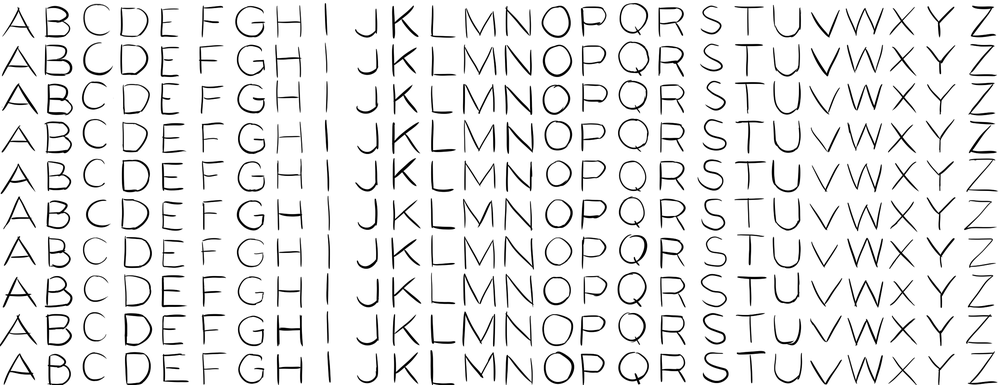
#> input picture Input/KritaHandwritten.png, 1000 x 385 px, shrunk from 2600 x 1000 before the run; its folder holds only this picture in this run
$ python -i Parser.py   (imports and definitions only)
#> lines starting #> are read from the running program, lines starting #| are printed output that depends on the picture; after the words box and inside, x2 and y2 are one past the last pixel; in counts of white or black regions, pixels touching at a corner belong together
#> further down, picture is the input picture: shape (385, 1000, 3); min 0, max 255, mean 234
import os
import cv2
import configparser
import numpy as np

class ImageParser:

    def __init__(self):
        self.config = configparser.ConfigParser()

        # self.update_data(setting)


    # [100 lines left out: functions update_data, read_master, disect_data, data_to_text, image_split, not called in this run]

    def image_cleaner(self, image):
        # image -> an opencv image file

        # Load image, grayscale, Gaussian blur, Otsu's threshold
        original = image.copy()
        gray = cv2.cvtColor(image, cv2.COLOR_BGR2GRAY)
        blur = cv2.GaussianBlur(gray, (25,25), 0)
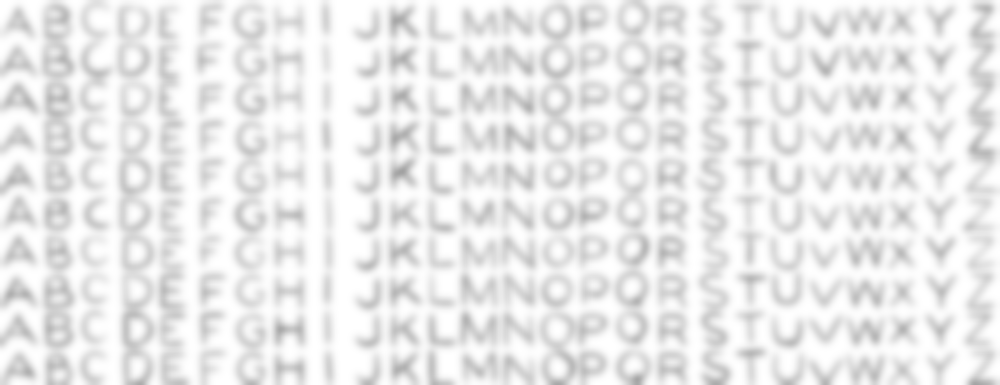
#> blur: shape (385, 1000); min 161, max 255, mean 234
        thresh = cv2.threshold(blur, 0, 255, cv2.THRESH_BINARY_INV + cv2.THRESH_OTSU)[1]
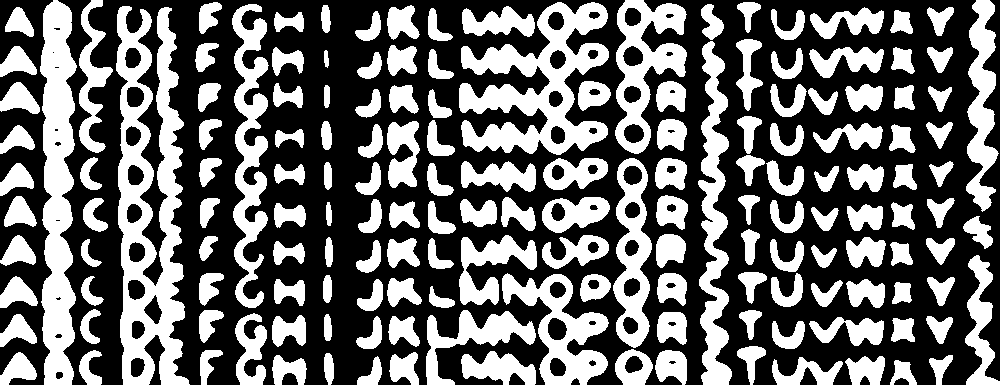
#> thresh: shape (385, 1000); 40.6% white; 162 white regions, largest, box (x1, y1, x2, y2) and area: (116, 6, 190, 385) 14745, (459, 2, 609, 155) 10601, (40, 0, 77, 385) 10009

        # Perform morph operations, first open to remove noise, then close to combine
        noise_kernel = cv2.getStructuringElement(cv2.MORPH_RECT, (3,3))
        opening = cv2.morphologyEx(thresh, cv2.MORPH_OPEN, noise_kernel, iterations=2)
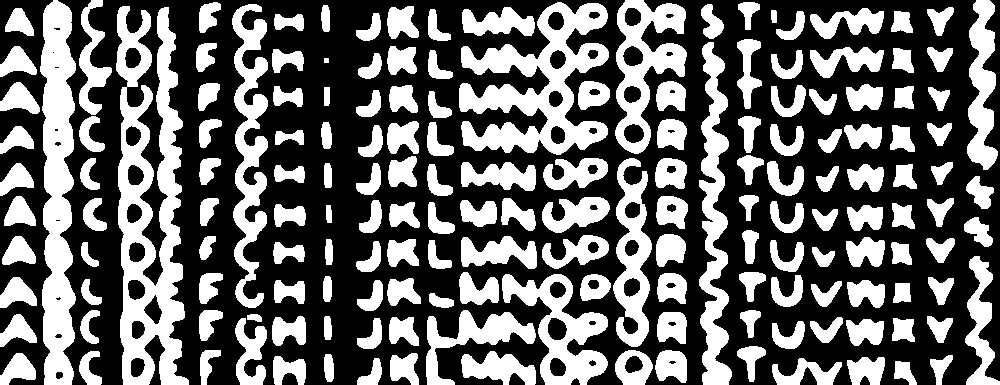
#> opening: shape (385, 1000); 39.9% white; 170 white regions, largest, box (x1, y1, x2, y2) and area: (116, 6, 189, 385) 14610, (459, 2, 609, 155) 10542, (40, 0, 76, 385) 9991
        close_kernel = cv2.getStructuringElement(cv2.MORPH_RECT, (7,7))
        close = cv2.morphologyEx(opening, cv2.MORPH_CLOSE, close_kernel, iterations=3)
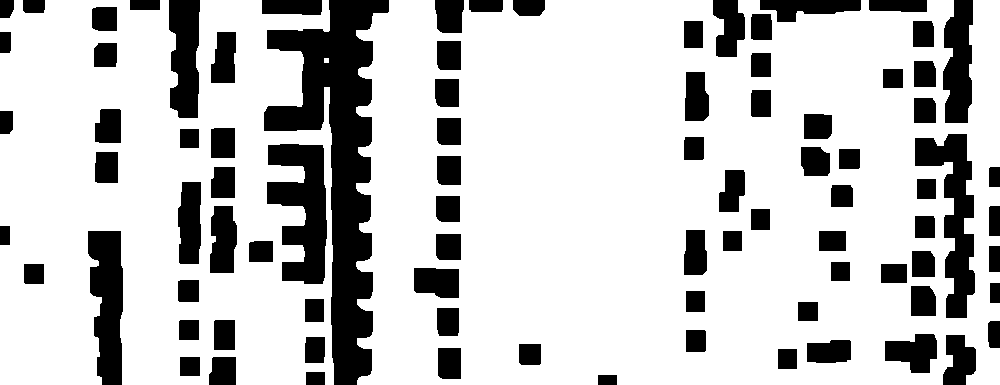
#> close: shape (385, 1000); 77.3% white; 87 black regions, largest, box (x1, y1, x2, y2) and area: (264, 0, 389, 385) 18443, (267, 144, 327, 284) 5362, (915, 134, 975, 318) 4832

        # Find enclosing boundingbox and crop ROI
        coords = cv2.findNonZero(close)
#> coords = contour of 297769 points, box (x1, y1, x2, y2) (0, 0, 1000, 385), area 2898
        x,y,w,h = cv2.boundingRect(coords)
#> x = 0; y = 0; w = 1000; h = 385
        cv2.rectangle(image, (x, y), (x + w, y + h), (36,255,12), 2)
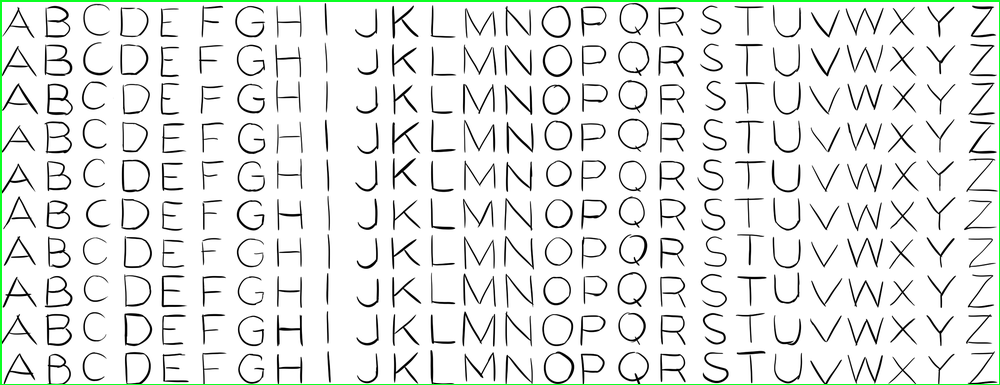
#> image: shape (385, 1000, 3); 1.08% of pixels changed, all inside (x1, y1, x2, y2) = (0, 0, 1000, 385)
        crop = original[y:y+h, x:x+w]

        # get the image dimensions (height, width and channels)
        h, w, c = crop.shape
#> c = 3
        # append Alpha channel -- required for BGRA (Blue, Green, Red, Alpha)
        image_bgra = np.concatenate([crop, np.full((h, w, 1), 255, dtype=np.uint8)], axis=-1)
        # create a mask where white pixels ([255, 255, 255]) are True
        white = np.all(crop == [255, 255, 255], axis=-1)
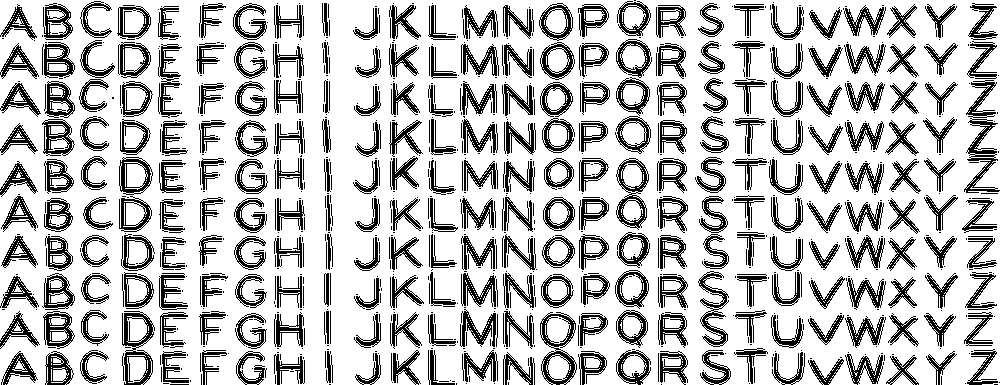
#> white: shape (385, 1000) bool; 75.2% white; black in thin lines or dots
        # change the values of Alpha to 0 for all the white pixels
        image_bgra[white, -1] = 0

        return image_bgra

    def listdir(self, mypath):
        return [f for f in os.listdir(mypath) if not os.path.isfile(os.path.join(mypath, f))]

>>> import cv2
>>> picture = cv2.imread('../Input/KritaHandwritten.png')
>>> result = ImageParser().image_cleaner(picture)

$ run again, on Input/alphabet-lower-10x26.png
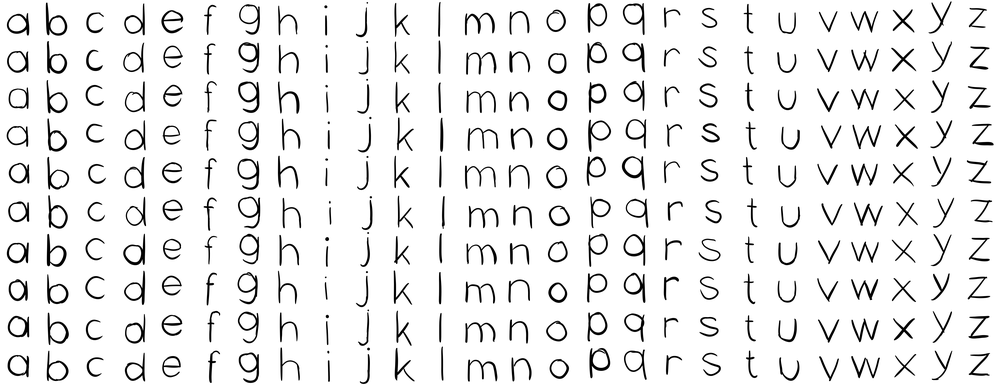
#> input picture Input/alphabet-lower-10x26.png, 1000 x 385 px, shrunk from 7800 x 3000 before the run
#> picture is the input picture: shape (385, 1000, 3); min 0, max 255, mean 235.9
#> in image_cleaner, `thresh = cv2.threshold(blur, 0, 255, cv2.THRESH_BINARY_INV + cv2.THRES..`:
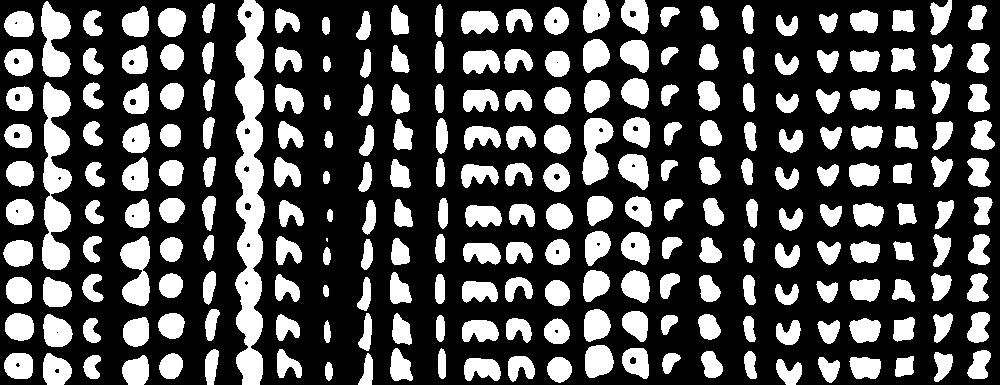
#> thresh: shape (385, 1000); 30.7% white; 245 white regions (1 under 20 px), largest, box (x1, y1, x2, y2) and area: (235, 0, 265, 385) 7902, (42, 82, 72, 270) 3619, (41, 1, 71, 77) 1514
#> opening: shape (385, 1000); 30.3% white; 251 white regions, largest, box (x1, y1, x2, y2) and area: (235, 0, 265, 346) 7094, (583, 118, 613, 185) 1389, (236, 348, 263, 385) 790
#> close: shape (385, 1000); 56.3% white; 89 black regions, largest, box (x1, y1, x2, y2) and area: (282, 0, 393, 385) 26871, (753, 0, 931, 385) 17334, (647, 0, 705, 385) 13133
#> coords = contour of 216568 points, box (x1, y1, x2, y2) (0, 0, 1000, 385), area 7258
#> x = 0; w = 1000; h = 385
#> image: shape (385, 1000, 3); 1.08% of pixels changed, all inside (x1, y1, x2, y2) = (0, 0, 1000, 385)
#> in image_cleaner, `white = np.all(crop == [255, 255, 255], axis=-1)`:
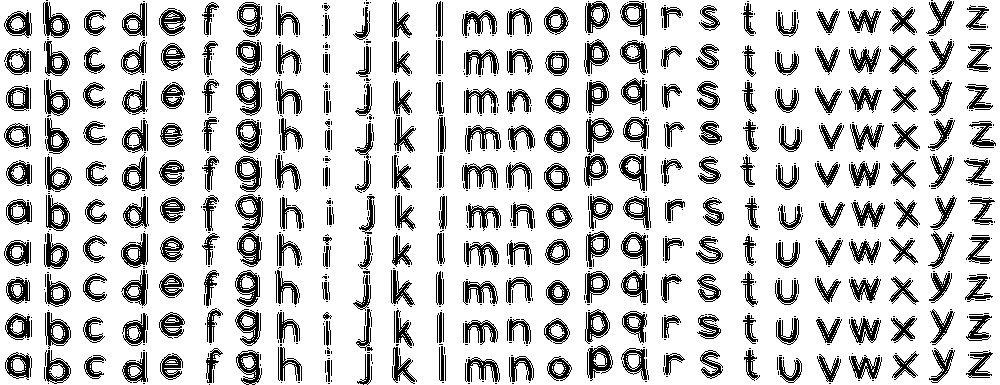
#> white: shape (385, 1000) bool; 80.1% white; black in thin lines or dots

$ run again, on Input/alphabet-upper-10x26.png
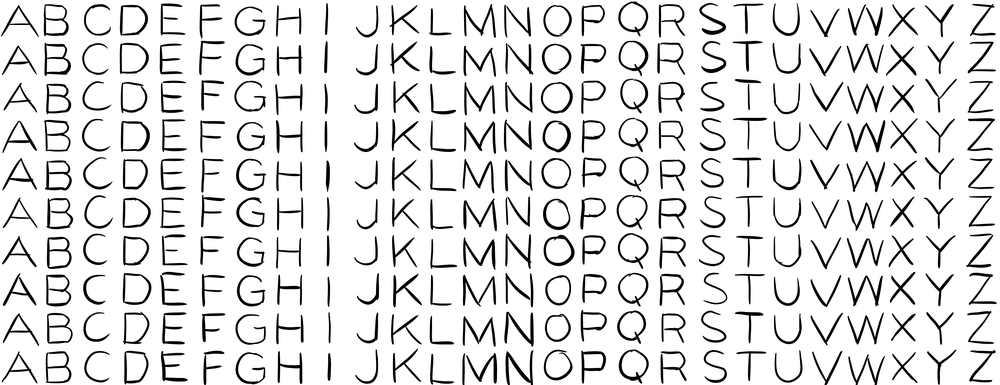
#> input picture Input/alphabet-upper-10x26.png, 1000 x 385 px, shrunk from 7800 x 3000 before the run
#> picture is the input picture: shape (385, 1000, 3); min 0, max 255, mean 225.5
#> in image_cleaner, `thresh = cv2.threshold(blur, 0, 255, cv2.THRESH_BINARY_INV + cv2.THRES..`:
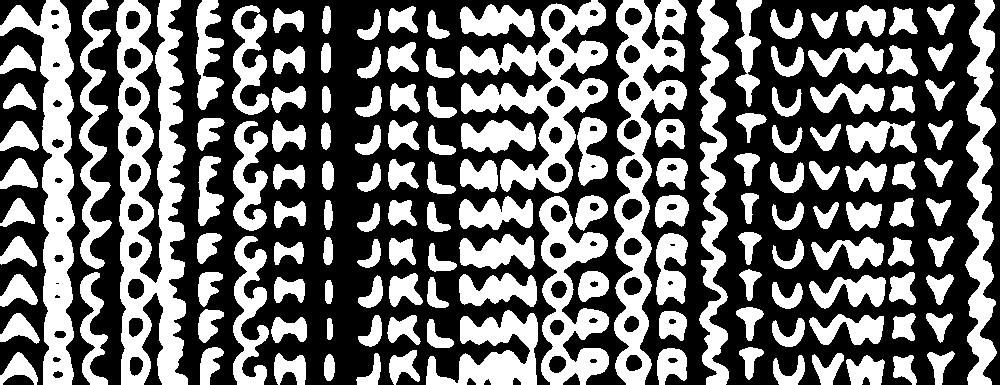
#> thresh: shape (385, 1000); 42.1% white; 145 white regions, largest, box (x1, y1, x2, y2) and area: (116, 0, 188, 385) 15830, (0, 0, 75, 385) 10479, (614, 0, 687, 385) 10407
#> opening: shape (385, 1000); 41.5% white; 160 white regions, largest, box (x1, y1, x2, y2) and area: (116, 0, 188, 385) 15778, (0, 0, 75, 385) 10478, (614, 0, 687, 385) 9499
#> close: shape (385, 1000); 82.1% white; 88 black regions, largest, box (x1, y1, x2, y2) and area: (329, 0, 390, 385) 14452, (943, 132, 973, 275) 3460, (302, 222, 327, 362) 2996
#> coords = contour of 316209 points, box (x1, y1, x2, y2) (0, 0, 1000, 385), area 2040
#> x = 0; w = 1000; h = 385
#> image: shape (385, 1000, 3); 1.08% of pixels changed, all inside (x1, y1, x2, y2) = (0, 0, 1000, 385)
#> in image_cleaner, `white = np.all(crop == [255, 255, 255], axis=-1)`:
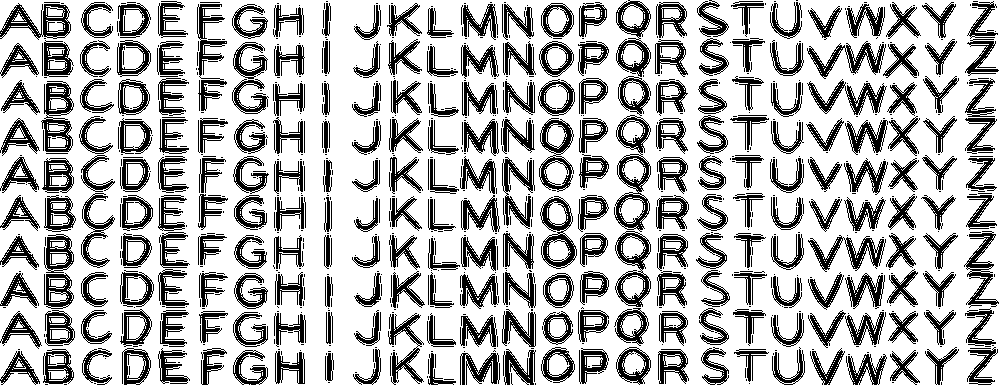
#> white: shape (385, 1000) bool; 71.4% white; 836 black regions (562 under 20 px), largest, box (x1, y1, x2, y2) and area: (614, 115, 651, 232) 1491, (41, 81, 74, 152) 1102, (197, 4, 227, 111) 1082

$ run again, on Input/alphabet-upper.png
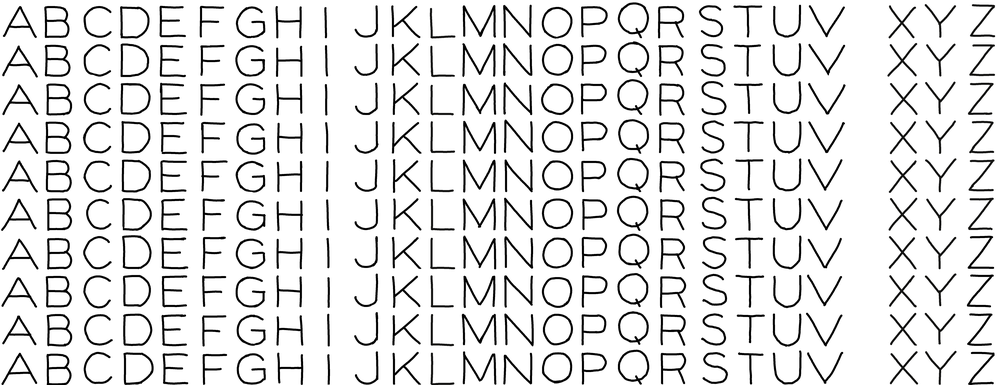
#> input picture Input/alphabet-upper.png, 1000 x 385 px, shrunk from 7800 x 3000 before the run
#> picture is the input picture: shape (385, 1000, 3); mean B, G, R 227, 227, 227
#> in image_cleaner, `thresh = cv2.threshold(blur, 0, 255, cv2.THRESH_BINARY_INV + cv2.THRES..`:
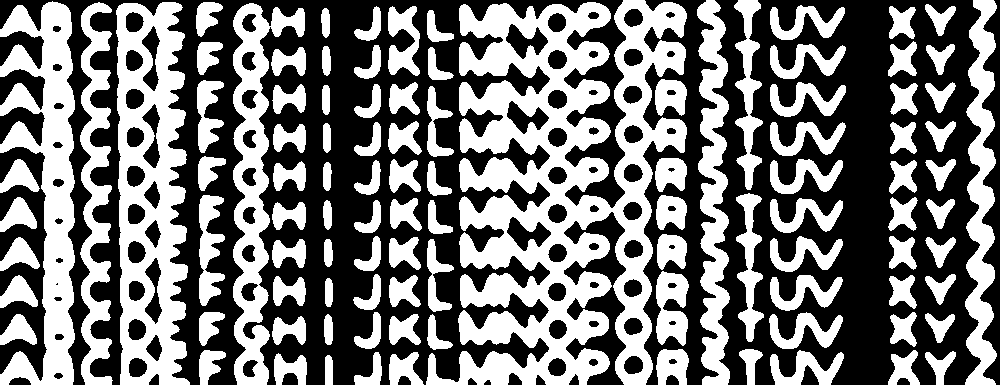
#> thresh: shape (385, 1000); 45.5% white; 103 white regions, largest, box (x1, y1, x2, y2) and area: (426, 0, 687, 385) 48186, (116, 2, 190, 385) 17602, (0, 1, 75, 385) 14256
#> opening: shape (385, 1000); 45% white; 119 white regions, largest, box (x1, y1, x2, y2) and area: (426, 2, 611, 385) 36114, (116, 2, 190, 385) 17547, (0, 2, 75, 385) 13527
#> close: shape (385, 1000); 85.7% white; 47 black regions, largest, box (x1, y1, x2, y2) and area: (834, 0, 891, 385) 19726, (328, 0, 373, 385) 13948, (305, 259, 325, 323) 1266
#> coords = contour of 329848 points, box (x1, y1, x2, y2) (0, 0, 1000, 385), area 2603
#> x = 0; w = 1000; h = 385
#> image: shape (385, 1000, 3); 1.08% of pixels changed, all inside (x1, y1, x2, y2) = (0, 0, 1000, 385)
#> in image_cleaner, `white = np.all(crop == [255, 255, 255], axis=-1)`:
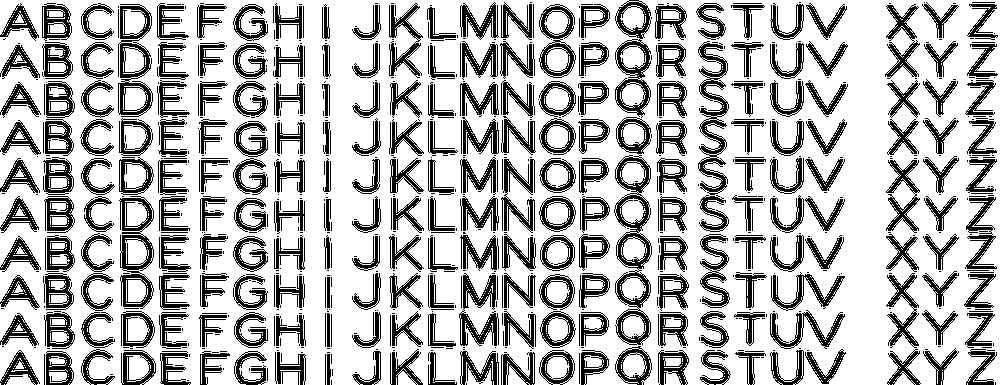
#> white: shape (385, 1000) bool; 72.1% white; 785 black regions (502 under 20 px), largest, box (x1, y1, x2, y2) and area: (614, 155, 652, 345) 2543, (698, 41, 729, 195) 1803, (615, 0, 651, 118) 1575
